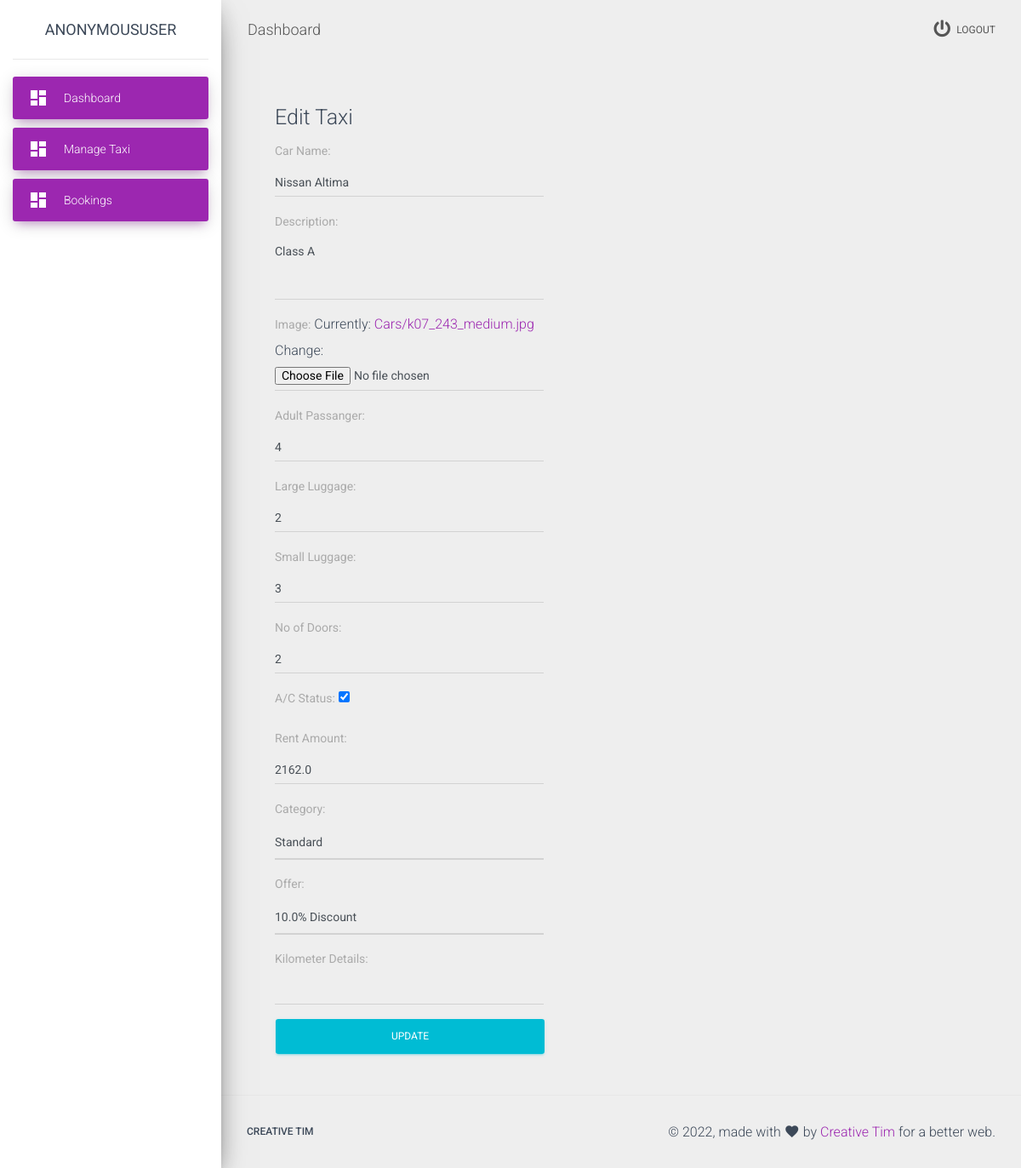
Page /taxi/taxi/edit/1 on the committed database.
### adminapp/models.py (models this page shows, shortened)
class Car(models.Model):
    name = models.CharField(
        max_length=50,
        verbose_name='Car Name'
    )
    description = models.TextField(
        max_length=300,
        verbose_name='Description',
        null=True
    )
    image = models.FileField(
        upload_to='Cars',
        max_length=300
    )
    passanger = models.IntegerField(
        verbose_name='Adult Passanger'
    )
    large_luggage = models.IntegerField(
        verbose_name='Large Luggage'
    )
    small_luggage = models.IntegerField(
        verbose_name='Small Luggage'
    )
    doors = models.IntegerField(
        verbose_name='No of Doors'
    )
    air_condition = models.BooleanField(
        default=False,
        verbose_name='A/C Status'
    )
    rent_amount = models.FloatField(
        verbose_name='Rent Amount'
    )
    category = models.ForeignKey(
        to=Category,
        on_delete=models.CASCADE
    )
    status = models.BooleanField(
        default=True
    )
    vendor = models.ForeignKey(
        to=User,
        on_delete=models.CASCADE
    )
    offer = models.ForeignKey(
        null=True,
        to=Offer,
        on_delete=models.CASCADE
    )
    mode = models.CharField(
        max_length=20,
        default='rent'
    )
    kilometer = models.CharField(
        default='',
        max_length=50,
        verbose_name='Kilometer Details'
    )

### taxiapp/views.py (the view, shortened to what this page needs)
# urls.py: path('taxi/edit/<int:id>',edit_car,name='edit_taxi'),
def edit_car(request,id):
    car = Car.objects.get(pk=id)
    if request.method == 'GET':
        context = {}
        context['form'] = CarForm(instance=car)
        return render(request, 'taxi/edit.html',context)

### taxiapp/forms.py
class CarForm(forms.ModelForm):
    class Meta:
        model = Car
        exclude = ['vendor','status','mode']

### adminapp/models.py (called while the page is built)
    def __str__(self):
        return self.category_name

    def __str__(self):
        return str(self.discount)+'% Discount'

### templates/taxi/edit.html (shortened to what this page needs)
{% extends 'taxi/shared/base.html' %}
{% block content %}
<div class="row">
    <div class="col-sm-5 pl-5">
        <form method="post" enctype="multipart/form-data">
            <h3>Edit Taxi</h3>
            {{ form.as_p }}
            <button class="btn btn-info btn-block">Update</button>
        </form>
    </div>
</div>
{% endblock content %}

### rows in the picture
Car: name "Nissan Altima", description "Class A", passanger "4", large_luggage "2", small_luggage "3", doors "2", air_condition "☑", rent_amount "2162.0", category "Standard", offer "10.0% Discount"

### other values in the picture
{{ user }} "ANONYMOUSUSER"
